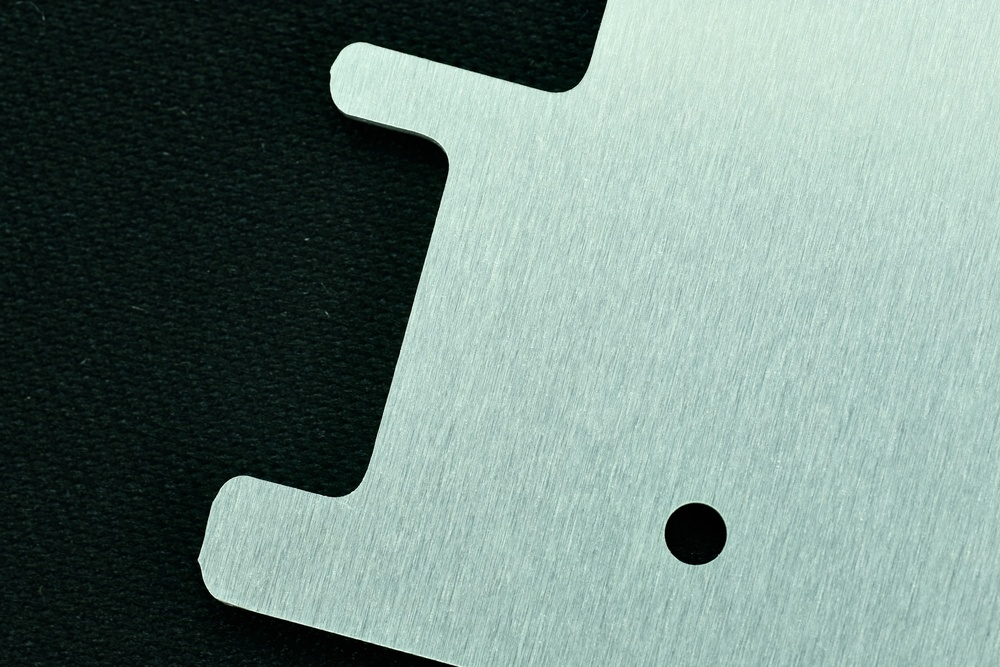
#> input picture resources/photos/alu.jpeg, 1000 x 667 px, shrunk from 3000 x 2000 before the run
$ python png_to_bitmap_array.py ../photos/alu.jpeg ../photos/ant.jpeg
#> lines starting #> are read from the running program, lines starting #| are printed output that depends on the picture
#!/usr/bin/env python3
"""
png2c.py - Convert a 1-bit black & white PNG into a C bitmap array
compatible with ssd1306_DrawBitmap().

Usage:
    python png2c.py input.png array_name > output.c

Optional:
    Add "--invert" if you want white pixels to be '1' bits instead of black.

Example:
    python png2c.py logo.png logo_bitmap > logo.c
"""

import sys
from PIL import Image


def png_to_c_array(path, array_name, invert=False):
    # Open image and ensure 1-bit mode
#> called with path = '../photos/alu.jpeg', array_name = '../photos/ant.jpeg', invert = False
    img = Image.open(path).convert("1")
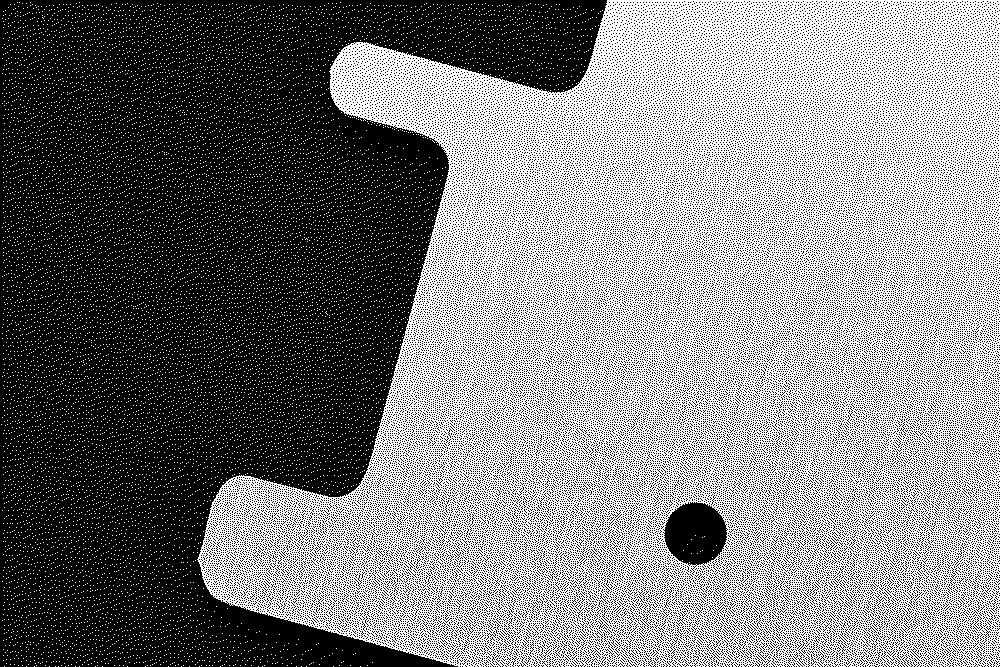
#> img: PIL image 1000x667 1; 49.8% white in thin lines or dots
    width, height = img.size
#> width = 1000; height = 667

    # Get pixel access
    pixels = img.load()

    byte_width = (width + 7) // 8
#> byte_width = 125
    data = []

    # Pack bits row by row, left to right, MSB first
    for y in range(height):
        for bx in range(byte_width):
            byte = 0
            for bit in range(8):
                x = bx * 8 + bit
                byte <<= 1
                if x < width:
                    # In 1-bit images: 0 = black, 255 = white
                    pixel = pixels[x, y]
                    on = (pixel == 0)  # black is 'on'
                    if invert:
                        on = not on
                    if on:
                        byte |= 0x01
            data.append(byte)
#> after the loop, data = 83375 items

    c_macro_height = f"{array_name.upper()}_HEIGHT"
    c_macro_width = f"{array_name.upper()}_WIDTH"

    # Print C array
    print(f"// Converted from: {path}")
    print(f"// Size: {width}x{height} pixels")
#| // Size: 1000x667 pixels
    print()
    print(f"#define {c_macro_height} ({height})")
#| #define ../PHOTOS/ANT.JPEG_HEIGHT (667)
    print(f"#define {c_macro_width} ({width})")
#| #define ../PHOTOS/ANT.JPEG_WIDTH (1000)
    print(f"const unsigned char {array_name}[] = {{")

    # Format: 12 bytes per line
    bytes_per_line = 12
    for i in range(0, len(data), bytes_per_line):
        chunk = data[i:i + bytes_per_line]
        line = ", ".join(f"0x{b:02X}" for b in chunk)
        print(f"    {line},")
#> this loop made 6948 passes
#> (i, chunk) on passes 2 to 4: (12, [255, 255, 255, 255, 255, 255, 255, 255, 255, 255, 255, 255]), (24, [255, 255, 255, 255, 255, 255, 255, 255, 255, 255, 255, 255]), (36, [255, 255, 255, 255, 255, 255, 255, 255, 255, 255, 255, 255])
#|     0xFF, 0xFF, 0xFF, 0xFF, 0xFF, 0xFF, 0xFF, 0xFF, 0xFF, 0xFF, 0xFF, 0xFF,
#|     0xFF, 0xFF, 0xFF, 0xFF, 0xFF, 0xFF, 0xFF, 0xFF, 0xFF, 0xFF, 0xFF, 0xFF,
#|     0xFF, 0xFF, 0xFF, 0xFF, 0xFF, 0xFF, 0xFF, 0xFF, 0xFF, 0xFF, 0xFF, 0xFF,
#|     0xFF, 0xFF, 0xFF, 0xFF, 0xFF, 0xFF, 0xFF, 0xFF, 0xFF, 0xFF, 0xFF, 0xFF,
#|     0xFF, 0xFF, 0xFF, 0xFF, 0xFF, 0xFF, 0xFF, 0xFF, 0xFF, 0xFF, 0xFF, 0xFF,
#|     0xFF, 0xFF, 0xFF, 0xFF, 0xFF, 0xFF, 0xFF, 0xFF, 0xFF, 0xFF, 0xFF, 0xFF,
#|     0xFF, 0xFF, 0xFF, 0xFE, 0x00, 0x00, 0x00, 0x00, 0x00, 0x00, 0x00, 0x00,
#|     0x00, 0x00, 0x00, 0x00, 0x00, 0x00, 0x00, 0x00, 0x00, 0x00, 0x00, 0x00,
#> (further printed lines are left out)
    print("};")
    print()
    print(f"ssd1306_DrawBitmap(x, y, {array_name}, {c_macro_width}, {c_macro_height}, White);")

def main():
    if len(sys.argv) < 3:
        print("Usage: python png2c.py input.png array_name [--invert]", file=sys.stderr)
        sys.exit(1)

    path = sys.argv[1]
    array_name = sys.argv[2]
    invert = "--invert" in sys.argv[3:]

    png_to_c_array(path, array_name, invert=invert)


if __name__ == "__main__":
    main()
